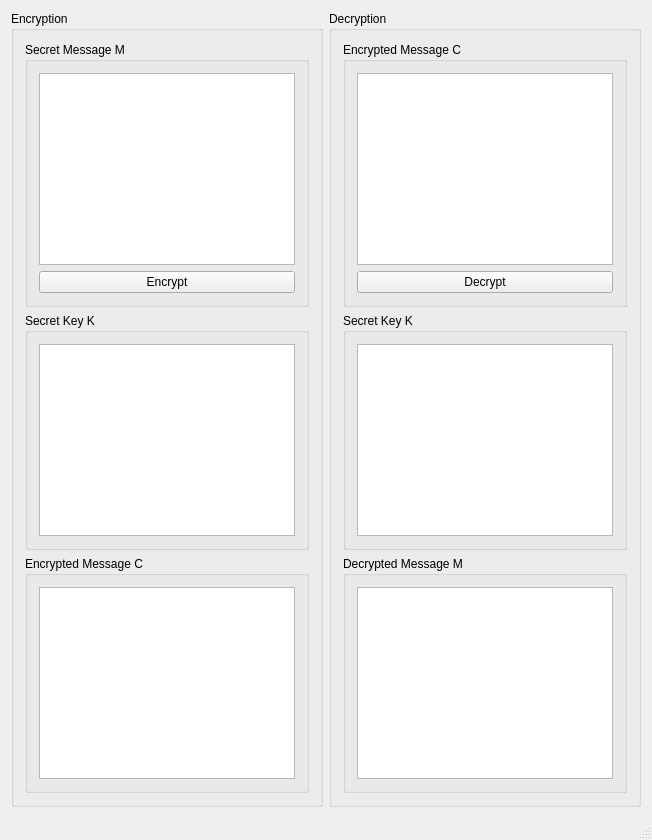
<?xml version="1.0" encoding="UTF-8"?>
<ui version="4.0">
 <class>MainWindow</class>
 <widget class="QMainWindow" name="MainWindow">
  <property name="geometry">
   <rect>
    <x>0</x>
    <y>0</y>
    <width>616</width>
    <height>808</height>
   </rect>
  </property>
  <property name="sizePolicy">
   <sizepolicy hsizetype="MinimumExpanding" vsizetype="MinimumExpanding">
    <horstretch>0</horstretch>
    <verstretch>0</verstretch>
   </sizepolicy>
  </property>
  <property name="minimumSize">
   <size>
    <width>0</width>
    <height>0</height>
   </size>
  </property>
  <property name="maximumSize">
   <size>
    <width>16777214</width>
    <height>16777215</height>
   </size>
  </property>
  <property name="windowTitle">
   <string>DNA Cipher</string>
  </property>
  <property name="dockOptions">
   <set>QMainWindow::AllowNestedDocks|QMainWindow::AllowTabbedDocks|QMainWindow::AnimatedDocks|QMainWindow::ForceTabbedDocks</set>
  </property>
  <property name="unifiedTitleAndToolBarOnMac">
   <bool>true</bool>
  </property>
  <widget class="QWidget" name="central_widget">
   <property name="sizePolicy">
    <sizepolicy hsizetype="MinimumExpanding" vsizetype="MinimumExpanding">
     <horstretch>0</horstretch>
     <verstretch>0</verstretch>
    </sizepolicy>
   </property>
   <property name="maximumSize">
    <size>
     <width>16777215</width>
     <height>16777215</height>
    </size>
   </property>
   <layout class="QGridLayout" name="gridLayout">
    <item row="0" column="0">
     <widget class="QGroupBox" name="encryption_panel">
      <property name="sizePolicy">
       <sizepolicy hsizetype="MinimumExpanding" vsizetype="MinimumExpanding">
        <horstretch>0</horstretch>
        <verstretch>0</verstretch>
       </sizepolicy>
      </property>
      <property name="title">
       <string>Encryption</string>
      </property>
      <layout class="QGridLayout" name="gridLayout_2">
       <item row="0" column="0">
        <widget class="QGroupBox" name="enc_M_panel">
         <property name="sizePolicy">
          <sizepolicy hsizetype="MinimumExpanding" vsizetype="MinimumExpanding">
           <horstretch>0</horstretch>
           <verstretch>0</verstretch>
          </sizepolicy>
         </property>
         <property name="title">
          <string>Secret Message M</string>
         </property>
         <layout class="QVBoxLayout" name="verticalLayout_4">
          <item>
           <widget class="QTextEdit" name="enc_M_text">
            <property name="sizePolicy">
             <sizepolicy hsizetype="MinimumExpanding" vsizetype="MinimumExpanding">
              <horstretch>0</horstretch>
              <verstretch>0</verstretch>
             </sizepolicy>
            </property>
           </widget>
          </item>
          <item>
           <widget class="QPushButton" name="encryption_button">
            <property name="sizePolicy">
             <sizepolicy hsizetype="MinimumExpanding" vsizetype="MinimumExpanding">
              <horstretch>0</horstretch>
              <verstretch>0</verstretch>
             </sizepolicy>
            </property>
            <property name="text">
             <string>Encrypt</string>
            </property>
           </widget>
          </item>
         </layout>
        </widget>
       </item>
       <item row="1" column="0">
        <widget class="QGroupBox" name="enc_K_panel">
         <property name="sizePolicy">
          <sizepolicy hsizetype="MinimumExpanding" vsizetype="MinimumExpanding">
           <horstretch>0</horstretch>
           <verstretch>0</verstretch>
          </sizepolicy>
         </property>
         <property name="title">
          <string>Secret Key K</string>
         </property>
         <layout class="QHBoxLayout" name="horizontalLayout_4">
          <item>
           <widget class="QTextBrowser" name="enc_K_text">
            <property name="sizePolicy">
             <sizepolicy hsizetype="MinimumExpanding" vsizetype="MinimumExpanding">
              <horstretch>0</horstretch>
              <verstretch>0</verstretch>
             </sizepolicy>
            </property>
           </widget>
          </item>
         </layout>
        </widget>
       </item>
       <item row="2" column="0">
        <widget class="QGroupBox" name="enc_C_panel">
         <property name="sizePolicy">
          <sizepolicy hsizetype="MinimumExpanding" vsizetype="MinimumExpanding">
           <horstretch>0</horstretch>
           <verstretch>0</verstretch>
          </sizepolicy>
         </property>
         <property name="title">
          <string>Encrypted Message C</string>
         </property>
         <layout class="QHBoxLayout" name="horizontalLayout_5">
          <item>
           <widget class="QTextBrowser" name="enc_C_text">
            <property name="sizePolicy">
             <sizepolicy hsizetype="MinimumExpanding" vsizetype="MinimumExpanding">
              <horstretch>0</horstretch>
              <verstretch>0</verstretch>
             </sizepolicy>
            </property>
           </widget>
          </item>
         </layout>
        </widget>
       </item>
      </layout>
     </widget>
    </item>
    <item row="0" column="1">
     <widget class="QGroupBox" name="decryption_panel">
      <property name="sizePolicy">
       <sizepolicy hsizetype="MinimumExpanding" vsizetype="MinimumExpanding">
        <horstretch>0</horstretch>
        <verstretch>0</verstretch>
       </sizepolicy>
      </property>
      <property name="title">
       <string>Decryption</string>
      </property>
      <layout class="QGridLayout" name="gridLayout_3">
       <item row="0" column="0">
        <widget class="QGroupBox" name="dec_C_panel">
         <property name="sizePolicy">
          <sizepolicy hsizetype="MinimumExpanding" vsizetype="MinimumExpanding">
           <horstretch>0</horstretch>
           <verstretch>0</verstretch>
          </sizepolicy>
         </property>
         <property name="title">
          <string>Encrypted Message C</string>
         </property>
         <layout class="QVBoxLayout" name="verticalLayout_5">
          <item>
           <widget class="QTextEdit" name="dec_C_text">
            <property name="sizePolicy">
             <sizepolicy hsizetype="MinimumExpanding" vsizetype="MinimumExpanding">
              <horstretch>0</horstretch>
              <verstretch>0</verstretch>
             </sizepolicy>
            </property>
           </widget>
          </item>
          <item>
           <widget class="QPushButton" name="decrypt_button">
            <property name="sizePolicy">
             <sizepolicy hsizetype="MinimumExpanding" vsizetype="MinimumExpanding">
              <horstretch>0</horstretch>
              <verstretch>0</verstretch>
             </sizepolicy>
            </property>
            <property name="text">
             <string>Decrypt</string>
            </property>
           </widget>
          </item>
         </layout>
        </widget>
       </item>
       <item row="1" column="0">
        <widget class="QGroupBox" name="dec_K_panel">
         <property name="sizePolicy">
          <sizepolicy hsizetype="MinimumExpanding" vsizetype="MinimumExpanding">
           <horstretch>0</horstretch>
           <verstretch>0</verstretch>
          </sizepolicy>
         </property>
         <property name="title">
          <string>Secret Key K</string>
         </property>
         <layout class="QHBoxLayout" name="horizontalLayout_6">
          <item>
           <widget class="QTextEdit" name="dec_K_text">
            <property name="sizePolicy">
             <sizepolicy hsizetype="MinimumExpanding" vsizetype="MinimumExpanding">
              <horstretch>0</horstretch>
              <verstretch>0</verstretch>
             </sizepolicy>
            </property>
           </widget>
          </item>
         </layout>
        </widget>
       </item>
       <item row="2" column="0">
        <widget class="QGroupBox" name="dec_M_panel">
         <property name="sizePolicy">
          <sizepolicy hsizetype="MinimumExpanding" vsizetype="MinimumExpanding">
           <horstretch>0</horstretch>
           <verstretch>0</verstretch>
          </sizepolicy>
         </property>
         <property name="title">
          <string>Decrypted Message M</string>
         </property>
         <layout class="QHBoxLayout" name="horizontalLayout_7">
          <item>
           <widget class="QTextBrowser" name="dec_M_text">
            <property name="sizePolicy">
             <sizepolicy hsizetype="MinimumExpanding" vsizetype="MinimumExpanding">
              <horstretch>0</horstretch>
              <verstretch>0</verstretch>
             </sizepolicy>
            </property>
           </widget>
          </item>
         </layout>
        </widget>
       </item>
      </layout>
     </widget>
    </item>
   </layout>
  </widget>
  <widget class="QMenuBar" name="menuBar">
   <property name="geometry">
    <rect>
     <x>0</x>
     <y>0</y>
     <width>616</width>
     <height>21</height>
    </rect>
   </property>
   <property name="sizePolicy">
    <sizepolicy hsizetype="MinimumExpanding" vsizetype="MinimumExpanding">
     <horstretch>0</horstretch>
     <verstretch>0</verstretch>
    </sizepolicy>
   </property>
  </widget>
  <widget class="QStatusBar" name="statusBar"/>
 </widget>
 <layoutdefault spacing="6" margin="11"/>
 <resources/>
 <connections/>
</ui>
